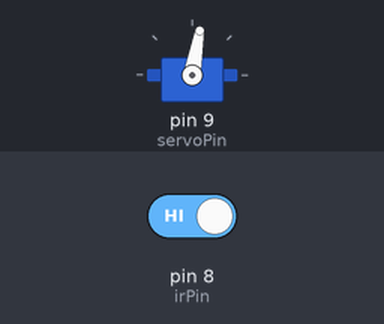
Simulated run of this sketch. Board: Arduino Uno, built with avr-gcc and run on an emulated ATmega328P. On the bench: servo. The test bench sets the inputs (shaded band); at power-on: pin 8 (irPin) HIGH.

Above: at 1.2 s.
1.3 s: pin 8 (irPin) driven LOW
At 1.77 s:
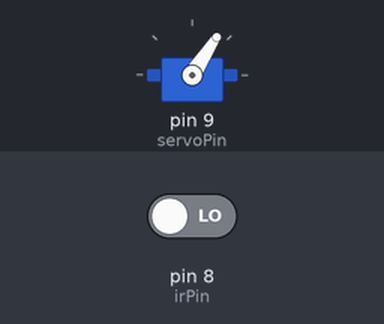
At 3.9 s:
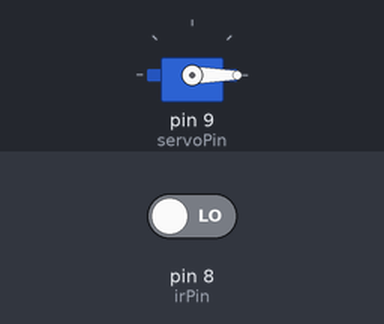
Timing chart, 0 to 5.4 s (numbered marks = the images above; inputs shaded):
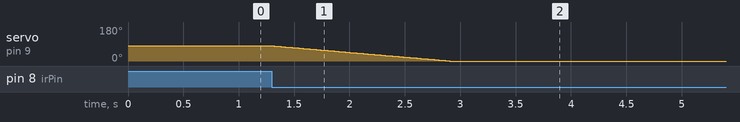

The sketch:

Control-Gate.ino
```cpp
// To control room gate (opening and closing) by using IR sensor

 #include <Servo.h>

 Servo myServo;

int servoPin = 9;
int irPin = 8;
int lastIrState = HIGH;  // To store the previous IR sensor state
 int irState = HIGH;      // To store the current IR sensor state

 void setup() {
  myServo.attach(servoPin);
  pinMode(irPin, INPUT);
  myServo.write(80);
 }

 void loop() {
  irState = digitalRead(irPin);

  // Only take action if the IR state changes

  if (irState != lastIrState) {
    if (irState == LOW) {
      for (int angle = 80; angle >= 0; angle--) {
        myServo.write(angle);
        delay(20);
      }
    }
    else {
      for (int angle = 0; angle <=80 ; angle++) {
        myServo.write(angle);
        delay(20);
      }
    }

    // Saving the current state for next comparison
    lastIrState = irState;
  }
  delay(50);
}
```

Measured:
- after the input at 1.3 s, servo on pin 9 (servoPin): moves from 80° to 0° over 1.6 s, starting at once
